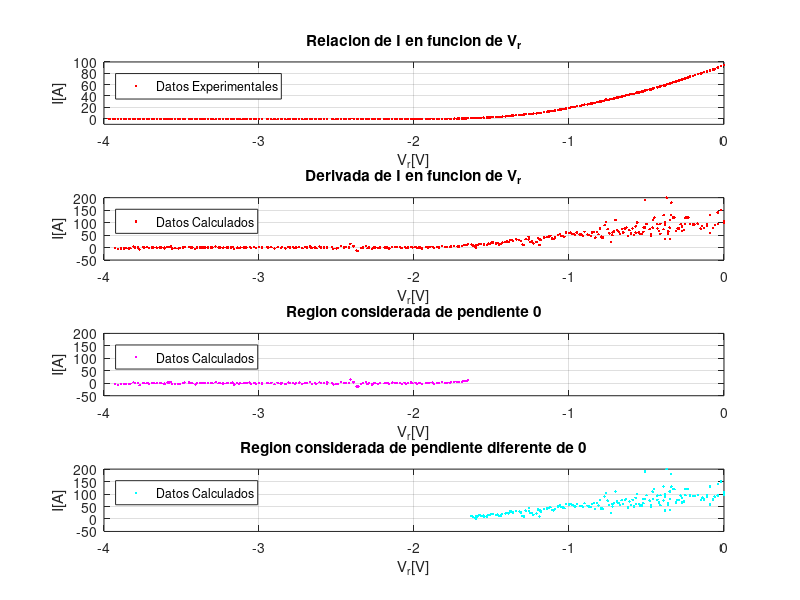
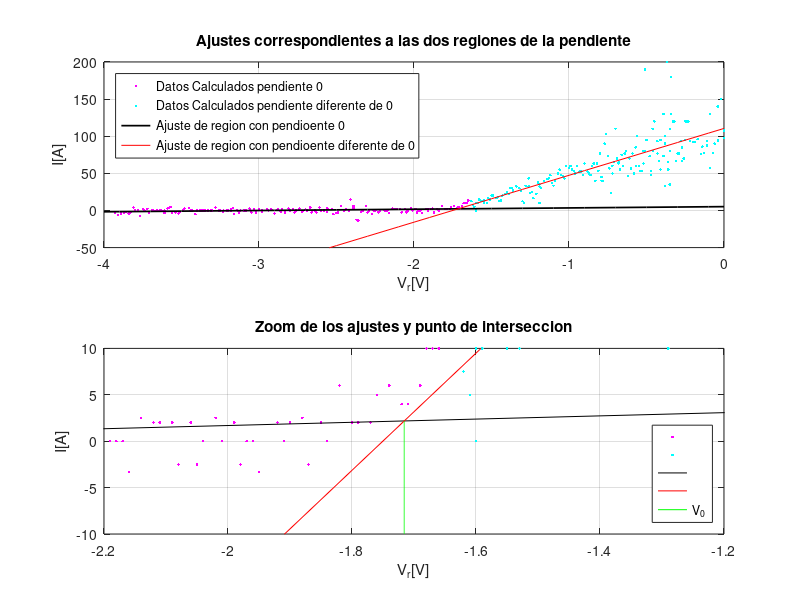

MATLAB code for these plots, in order:
clear all; close all;
Vr = [0	0	-0.02	-0.04	-0.04	-0.06	-0.07	-0.09	-0.09	-0.11	-0.11	-0.13	-0.14	-0.15	-0.17	-0.19	-0.2	-0.22	-0.23	-0.24	-0.25	-0.25	-0.26	-0.27	-0.27	-0.28	-0.29	-0.3	-0.31	-0.32	-0.33	-0.34	-0.34	-0.35	-0.35	-0.35	-0.36	-0.36	-0.37	-0.38	-0.38	-0.38	-0.39	-0.39	-0.41	-0.41	-0.42	-0.43	-0.43	-0.45	-0.46	-0.46	-0.46	-0.47	-0.47	-0.48	-0.5	-0.51	-0.51	-0.52	-0.52	-0.53	-0.54	-0.55	-0.56	-0.57	-0.57	-0.58	-0.59	-0.6	-0.61	-0.62	-0.63	-0.64	-0.65	-0.66	-0.67	-0.68	-0.68	-0.69	-0.7	-0.71	-0.72	-0.72	-0.73	-0.74	-0.75	-0.76	-0.77	-0.78	-0.79	-0.79	-0.8	-0.81	-0.82	-0.83	-0.84	-0.85	-0.86	-0.87	-0.88	-0.9	-0.91	-0.92	-0.93	-0.95	-0.96	-0.97	-0.98	-0.99	-1	-1.02	-1.03	-1.04	-1.05	-1.06	-1.07	-1.09	-1.1	-1.11	-1.12	-1.13	-1.14	-1.16	-1.18	-1.19	-1.19	-1.19	-1.2	-1.21	-1.23	-1.24	-1.25	-1.26	-1.26	-1.28	-1.29	-1.3	-1.31	-1.32	-1.34	-1.36	-1.37	-1.38	-1.39	-1.4	-1.41	-1.43	-1.44	-1.45	-1.46	-1.47	-1.49	-1.5	-1.5	-1.51	-1.52	-1.53	-1.55	-1.55	-1.57	-1.58	-1.59	-1.6	-1.6	-1.61	-1.62	-1.63	-1.65	-1.66	-1.67	-1.68	-1.69	-1.71	-1.72	-1.74	-1.76	-1.77	-1.79	-1.8	-1.82	-1.84	-1.85	-1.87	-1.88	-1.9	-1.91	-1.92	-1.95	-1.96	-1.97	-1.98	-1.99	-2.01	-2.02	-2.04	-2.05	-2.06	-2.08	-2.09	-2.11	-2.12	-2.14	-2.16	-2.17	-2.18	-2.19	-2.22	-2.23	-2.25	-2.26	-2.27	-2.29	-2.3	-2.31	-2.33	-2.34	-2.36	-2.37	-2.39	-2.39	-2.41	-2.42	-2.44	-2.45	-2.47	-2.49	-2.5	-2.52	-2.53	-2.56	-2.56	-2.58	-2.6	-2.61	-2.63	-2.64	-2.66	-2.67	-2.69	-2.7	-2.72	-2.74	-2.76	-2.77	-2.78	-2.8	-2.81	-2.83	-2.83	-2.85	-2.86	-2.88	-2.9	-2.92	-2.94	-2.95	-2.98	-2.98	-3	-3.02	-3.03	-3.05	-3.06	-3.08	-3.09	-3.1	-3.12	-3.13	-3.14	-3.16	-3.17	-3.18	-3.18	-3.2	-3.21	-3.23	-3.23	-3.25	-3.26	-3.28	-3.3	-3.31	-3.33	-3.35	-3.36	-3.37	-3.38	-3.4	-3.41	-3.43	-3.44	-3.45	-3.48	-3.49	-3.51	-3.52	-3.54	-3.56	-3.57	-3.58	-3.59	-3.61	-3.61	-3.63	-3.64	-3.66	-3.68	-3.69	-3.71	-3.72	-3.74	-3.75	-3.77	-3.78	-3.8	-3.81	-3.83	-3.84	-3.86	-3.87	-3.89	-3.91	-3.93	-3.94	-3.96	-3.97];
I  = [94.9	94.5	93	91	90.2	87	86.8	85.5	84.3	83.7	82.9	82	80.9	79.4	78.9	76.6	75.6	74.1	72.9	71.9	71.3	70.5	69.5	68.9	68.6	68.1	67.2	66.6	65.3	64.9	64.3	63.3	62.5	61.9	61.5	61.2	60.8	60.7	60.5	59.7	59.4	58.5	58.8	58.4	57.5	56.2	56.2	55.6	55.1	54.2	52.8	52.8	53	52	51.7	51.4	50.4	49.8	49.2	48.5	47.9	47.6	46.9	46	46	45.3	44.8	44	43.6	43	42.5	41.3	41.3	40.4	39.9	38.9	38.1	38.1	37.4	37	36.8	35.5	34.9	34.6	34.2	33.7	33.1	33.5	32	30.9	30.4	30.2	30.1	29.5	29	27.8	27.9	27.1	26.6	26	25.3	24.7	24	23.2	22.8	22.1	21.1	20.7	20.3	19.6	19.1	18.1	17.2	16.8	16.3	15.9	15.4	14.4	13.7	13.4	13.2	12.7	12.3	11.3	10.5	10.2	10.1	10.2	10.1	9.4	8.9	8.6	8.5	8.4	8.1	7.8	7.1	6.8	6.8	6.8	6.3	5.5	5.3	5	4.7	4.4	4.1	3.8	3.4	3.2	3.2	3	2.7	2.5	2.5	2.3	2.1	1.9	1.7	1.6	1.5	1.3	1.2	1.1	1	1	0.9	1	0.8	0.6	0.5	0.4	0.3	0.1	0	0	-0.1	-0.2	-0.3	-0.3	-0.3	-0.4	-0.4	-0.6	-0.4	-0.5	-0.5	-0.5	-0.6	-0.5	-0.6	-0.5	-0.5	-0.6	-0.4	-0.6	-0.6	-0.5	-0.6	-0.5	-0.6	-0.5	-0.6	-0.7	-0.6	-0.7	-0.6	-0.6	-0.7	-0.6	-0.6	-0.6	-0.6	-0.6	-0.4	-0.6	-0.5	-0.7	-0.6	-0.4	-0.3	-0.1	-0.5	-0.6	-0.7	-0.5	-0.7	-0.7	-0.8	-0.6	-0.5	-0.6	-0.7	-0.6	-0.5	-0.7	-0.6	-0.7	-0.6	-0.6	-0.6	-0.8	-0.6	-0.7	-0.7	-0.7	-0.7	-0.6	-0.8	-0.7	-0.7	-0.7	-0.6	-0.8	-0.6	-0.7	-0.6	-0.7	-0.7	-0.7	-0.7	-0.6	-0.8	-0.6	-0.7	-0.7	-0.7	-0.7	-0.7	-0.7	-0.7	-0.6	-0.7	-0.6	-0.7	-0.7	-0.7	-0.7	-0.7	-0.7	-0.6	-0.7	-0.7	-0.8	-0.7	-0.7	-0.8	-0.7	-0.7	-0.8	-0.7	-0.7	-0.6	-0.7	-0.7	-0.8	-0.8	-0.7	-0.7	-0.6	-0.6	-0.6	-0.8	-0.7	-0.7	-0.7	-0.7	-0.7	-0.7	-0.7	-0.7	-0.7	-0.6	-0.8	-0.7	-0.7	-0.5	-0.7	-0.7	-0.7	-0.6	-0.5	-0.6	-0.4	-0.3	-0.3	-0.3];
%%%%%%%%%%%%%%%%%%%%%%%%%%Se calcula la derivada como la diferencia entre las corrientes sobre la diferencia de voltajes. Como se usa el paso siguiente, el vector tendra un tamanho...
%%%%%%%%%%%%%%%%%%%%%%%%%%... N-1 del vector original. Se ajuste Vr de acuerdo a esa necesidad.
for i = 1:(length(I)-3)
  didv(i) = (I(i+3)-I(i))/(Vr(i+3)-Vr(i));
end
Vrdidv=Vr(1:length(didv));
volmax = -1.65; %%%%%%%%%%%%%%%%%%%% <----------------SELECCIONAR el valor de voltaje hasta el que se considera, inicialmente, que didv esta en 0
N=find(Vr == volmax);
%%%%Se genera dos vectores con la region considerada en que la derivada es 0.
x0 = Vrdidv(N:length(Vrdidv));y0 = didv(N:length(didv));
%%%%Se genera dos vectores con la region considerada en que la derivada no es 0.
xn0 = Vrdidv(1:N-1);yn0 = didv(1:N-1);

figure(1); clf; % se plotea la grafica original, la derivada, y las dos regiones de interes (donde la derivada es 0 y donde no)
subplot(4,1,1); plot(Vr,I,'r.'); axis([-4 0 -10 100]);grid on;xlabel('V_{r}[V]');ylabel('I[A]');legend('Datos Experimentales','Location','northwest');title('Relacion de I en funcion de V_{r}')
subplot(4,1,2); plot(Vrdidv,didv,'r.');grid on;xlabel('V_{r}[V]');ylabel('I[A]');legend('Datos Calculados','Location','northwest');title('Derivada de I en funcion de V_{r}')
subplot(4,1,3); plot(x0,y0,'m.'); axis([-4 0 -50 200]);grid on;xlabel('V_{r}[V]');ylabel('I[A]');legend('Datos Calculados','Location','northwest');title('Region considerada de pendiente 0')
subplot(4,1,4); plot(xn0,yn0,'c.'); axis([-4 0 -50 200]);grid on;xlabel('V_{r}[V]');ylabel('I[A]');legend('Datos Calculados','Location','northwest');title('Region considerada de pendiente diferente de 0')

%%%%%%%%%%%%%%%%%%%%Minimos cuadrados para x0,y0
size(x0)
size(y0)
N0 = size(x0)(2)
sx0y0 = sum(x0.*y0)
sx0x0 = sum(x0.*x0);sy0y0 = sum(y0.*y0);sx0 = sum(x0);sy0 = sum(y0);
a0 = (((N0)*(sx0y0))-((sx0)*(sy0)))/(((N0)*(sx0x0))-((sx0)*(sx0)))
b0 = (((sx0x0)*(sy0))-((sx0)*(sx0y0)))/(((N0)*(sx0x0))-((sx0)*(sx0)))
e0 = (y0-((a0*x0)+b0)).^2;sei0 = sum(e0);
deltaa0=sqrt((sei0)/(N0-2))*sqrt((N0)/(((N0)*(sx0x0))-((sx0)*(sx0))))
deltab0=sqrt((sei0)/(N0-2))*sqrt((sx0x0)/(((N0)*(sx0x0))-((sx0)*(sx0))))
r0 = (((N0)*(sx0y0))-((sx0)*(sy0)))/(sqrt(((N0)*(sx0x0))-((sx0)*(sx0)))*sqrt(((N0)*(sy0y0))-((sy0)*(sy0))))

%%%%%%%%%%%%%%%%%%%%Minimos cuadrados para xn0,yn0
size(xn0)
size(yn0)
Nn0 = size(xn0)(2)
sxn0yn0 = sum(xn0.*yn0);sxn0xn0 = sum(xn0.*xn0);syn0yn0 = sum(yn0.*yn0);sxn0 = sum(xn0);syn0 = sum(yn0);
a20 = (((Nn0)*(sxn0yn0))-((sxn0)*(syn0)))/(((Nn0)*(sxn0xn0))-((sxn0)*(sxn0)))
b20 = (((sxn0xn0)*(syn0))-((sxn0)*(sxn0yn0)))/(((Nn0)*(sxn0xn0))-((sxn0)*(sxn0)))
e20 = (yn0-((a20*xn0)+b20)).^2;sei20 = sum(e20);
deltaa20=sqrt((sei20)/(Nn0-2))*sqrt((Nn0)/(((Nn0)*(sxn0xn0))-((sxn0)*(sxn0))))
deltab20=sqrt((sei20)/(Nn0-2))*sqrt((sxn0xn0)/(((Nn0)*(sxn0xn0))-((sxn0)*(sxn0))))
r20 = (((Nn0)*(sxn0yn0))-((sxn0)*(syn0)))/(sqrt(((Nn0)*(sxn0xn0))-((sxn0)*(sxn0)))*sqrt(((Nn0)*(syn0yn0))-((syn0)*(syn0))))

%%%%%%%%%%%%%%%%%%%%%%%%%Se grafica con los respectivos ajustes y calculo punto interseccion con errores
Iv0 = (a0*b20-a20*b0)/(a0-a20);v0 = (b20-b0)/(a0-a20)
deltav0 = -v0*sqrt((deltab20^2)/((b0-b20)^2)+(deltab0^2)/((b0-b20)^2)+(deltaa0^2)/((a0-a20)^2)+(deltaa20^2)/((a0-a20)^2))
xx1 = -4:0.1:0;yy1 = a0.*xx1+b0;xx2 = -4:0.1:0;yy2 = a20.*xx2+b20;yf3= -10:0.01:Iv0; xf3= v0*ones(1,length(yf3));
figure(2);clf;
subplot(2,1,1);plot(x0,y0,'m.',xn0,yn0,'c.',xx1,yy1,'k-','linewidth',1.25,xx2,yy2,'r-'); axis([-4 0 -50 200]);grid on;xlabel('V_{r}[V]');ylabel('I[A]');legend('Datos Calculados pendiente 0','Datos Calculados pendiente diferente de 0','Ajuste de region con pendioente 0','Ajuste de region con pendioente diferente de 0','Location','northwest');title('Ajustes correspondientes a las dos regiones de la pendiente')
subplot(2,1,2);plot(x0,y0,'m.',xn0,yn0,'c.',xx1,yy1,'k-',xx2,yy2,'r-',xf3,yf3,'g'); axis([-2.2 -1.2 -10 10]);grid on;xlabel('V_{r}[V]');ylabel('I[A]');legend('','','','','V_{0}','Location','southeast');title('Zoom de los ajustes y punto de interseccion')
